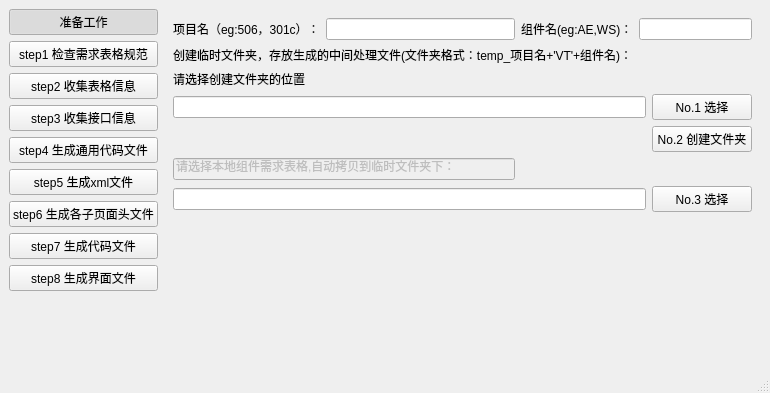
<?xml version="1.0" encoding="UTF-8"?>
<ui version="4.0">
 <class>MainWindow</class>
 <widget class="QMainWindow" name="MainWindow">
  <property name="geometry">
   <rect>
    <x>0</x>
    <y>0</y>
    <width>770</width>
    <height>393</height>
   </rect>
  </property>
  <property name="windowTitle">
   <string>MainWindow</string>
  </property>
  <widget class="QWidget" name="centralwidget">
   <layout class="QGridLayout" name="gridLayout_15">
    <item row="0" column="0">
     <layout class="QGridLayout" name="gridLayout_9">
      <item row="3" column="0">
       <widget class="QPushButton" name="step3_qtb">
        <property name="text">
         <string>step3 收集接口信息</string>
        </property>
        <property name="checkable">
         <bool>true</bool>
        </property>
       </widget>
      </item>
      <item row="7" column="0">
       <widget class="QPushButton" name="step7_qtb">
        <property name="text">
         <string>step7 生成代码文件</string>
        </property>
        <property name="checkable">
         <bool>true</bool>
        </property>
       </widget>
      </item>
      <item row="4" column="0">
       <widget class="QPushButton" name="step4_qtb">
        <property name="text">
         <string>step4 生成通用代码文件</string>
        </property>
        <property name="checkable">
         <bool>true</bool>
        </property>
       </widget>
      </item>
      <item row="1" column="0">
       <widget class="QPushButton" name="step1_qtb">
        <property name="text">
         <string>step1 检查需求表格规范</string>
        </property>
        <property name="checkable">
         <bool>true</bool>
        </property>
        <property name="checked">
         <bool>false</bool>
        </property>
       </widget>
      </item>
      <item row="5" column="0">
       <widget class="QPushButton" name="step5_qtb">
        <property name="text">
         <string>step5 生成xml文件</string>
        </property>
        <property name="checkable">
         <bool>true</bool>
        </property>
       </widget>
      </item>
      <item row="6" column="0">
       <widget class="QPushButton" name="step6_qtb">
        <property name="text">
         <string>step6 生成各子页面头文件</string>
        </property>
        <property name="checkable">
         <bool>true</bool>
        </property>
       </widget>
      </item>
      <item row="0" column="0">
       <widget class="QPushButton" name="prepare_qtb">
        <property name="text">
         <string>准备工作</string>
        </property>
        <property name="checkable">
         <bool>true</bool>
        </property>
        <property name="checked">
         <bool>true</bool>
        </property>
       </widget>
      </item>
      <item row="8" column="0">
       <widget class="QPushButton" name="step8_qtb">
        <property name="text">
         <string>step8 生成界面文件</string>
        </property>
        <property name="checkable">
         <bool>true</bool>
        </property>
       </widget>
      </item>
      <item row="2" column="0">
       <widget class="QPushButton" name="step2_qtb">
        <property name="text">
         <string>step2 收集表格信息</string>
        </property>
        <property name="checkable">
         <bool>true</bool>
        </property>
       </widget>
      </item>
     </layout>
    </item>
    <item row="0" column="1" rowspan="2">
     <widget class="QStackedWidget" name="stackedWidget">
      <property name="currentIndex">
       <number>0</number>
      </property>
      <widget class="QWidget" name="page_9">
       <layout class="QGridLayout" name="gridLayout_10">
        <item row="0" column="0">
         <widget class="QLabel" name="label_2">
          <property name="text">
           <string>项目名（eg:506，301c）：</string>
          </property>
         </widget>
        </item>
        <item row="0" column="1">
         <widget class="QLineEdit" name="projectName_qle"/>
        </item>
        <item row="0" column="2">
         <widget class="QLabel" name="label_3">
          <property name="text">
           <string>组件名(eg:AE,WS)：</string>
          </property>
         </widget>
        </item>
        <item row="0" column="3" colspan="2">
         <widget class="QLineEdit" name="componentName_qle"/>
        </item>
        <item row="1" column="0" colspan="3">
         <widget class="QLabel" name="label">
          <property name="text">
           <string>创建临时文件夹，存放生成的中间处理文件(文件夹格式：temp_项目名+'VT'+组件名)：</string>
          </property>
         </widget>
        </item>
        <item row="1" column="3" colspan="2">
         <spacer name="horizontalSpacer">
          <property name="orientation">
           <enum>Qt::Horizontal</enum>
          </property>
          <property name="sizeHint" stdset="0">
           <size>
            <width>151</width>
            <height>13</height>
           </size>
          </property>
         </spacer>
        </item>
        <item row="2" column="0">
         <widget class="QLabel" name="label_4">
          <property name="text">
           <string>请选择创建文件夹的位置</string>
          </property>
         </widget>
        </item>
        <item row="3" column="4">
         <widget class="QPushButton" name="tempdir_qpb">
          <property name="minimumSize">
           <size>
            <width>100</width>
            <height>0</height>
           </size>
          </property>
          <property name="maximumSize">
           <size>
            <width>50</width>
            <height>16777215</height>
           </size>
          </property>
          <property name="text">
           <string>No.1 选择</string>
          </property>
         </widget>
        </item>
        <item row="4" column="0" colspan="4">
         <spacer name="horizontalSpacer_2">
          <property name="orientation">
           <enum>Qt::Horizontal</enum>
          </property>
          <property name="sizeHint" stdset="0">
           <size>
            <width>485</width>
            <height>20</height>
           </size>
          </property>
         </spacer>
        </item>
        <item row="4" column="4">
         <widget class="QPushButton" name="createTempDir_qpb">
          <property name="text">
           <string>No.2 创建文件夹</string>
          </property>
         </widget>
        </item>
        <item row="5" column="0" colspan="2">
         <widget class="QLineEdit" name="lineEdit_3">
          <property name="enabled">
           <bool>false</bool>
          </property>
          <property name="text">
           <string>请选择本地组件需求表格,自动拷贝到临时文件夹下：</string>
          </property>
         </widget>
        </item>
        <item row="6" column="4">
         <widget class="QPushButton" name="filebtn_1">
          <property name="minimumSize">
           <size>
            <width>50</width>
            <height>0</height>
           </size>
          </property>
          <property name="text">
           <string>No.3 选择</string>
          </property>
         </widget>
        </item>
        <item row="7" column="0" colspan="5">
         <spacer name="verticalSpacer_3">
          <property name="orientation">
           <enum>Qt::Vertical</enum>
          </property>
          <property name="sizeHint" stdset="0">
           <size>
            <width>518</width>
            <height>171</height>
           </size>
          </property>
         </spacer>
        </item>
        <item row="5" column="2" colspan="3">
         <spacer name="horizontalSpacer_6">
          <property name="orientation">
           <enum>Qt::Horizontal</enum>
          </property>
          <property name="sizeHint" stdset="0">
           <size>
            <width>40</width>
            <height>20</height>
           </size>
          </property>
         </spacer>
        </item>
        <item row="6" column="0" colspan="4">
         <widget class="QLineEdit" name="xlsfileName_qle"/>
        </item>
        <item row="3" column="0" colspan="4">
         <widget class="QLineEdit" name="tempdir_qle"/>
        </item>
       </layout>
      </widget>
      <widget class="QWidget" name="page">
       <layout class="QGridLayout" name="gridLayout_16">
        <item row="0" column="0">
         <widget class="QTabWidget" name="tabWidget_xuqiu_qtw">
          <property name="currentIndex">
           <number>0</number>
          </property>
          <widget class="QWidget" name="tab_1">
           <attribute name="title">
            <string>需求表格检查结果</string>
           </attribute>
           <layout class="QGridLayout" name="gridLayout_12">
            <item row="0" column="0">
             <widget class="QPushButton" name="check_requirement_qpb">
              <property name="minimumSize">
               <size>
                <width>130</width>
                <height>0</height>
               </size>
              </property>
              <property name="maximumSize">
               <size>
                <width>300</width>
                <height>16777215</height>
               </size>
              </property>
              <property name="text">
               <string>检查需求表格规范</string>
              </property>
             </widget>
            </item>
            <item row="0" column="1">
             <spacer name="horizontalSpacer_3">
              <property name="orientation">
               <enum>Qt::Horizontal</enum>
              </property>
              <property name="sizeHint" stdset="0">
               <size>
                <width>556</width>
                <height>20</height>
               </size>
              </property>
             </spacer>
            </item>
            <item row="1" column="0" colspan="2">
             <widget class="QTextEdit" name="resultOutput_qte">
              <property name="html">
               <string>&lt;!DOCTYPE HTML PUBLIC &quot;-//W3C//DTD HTML 4.0//EN&quot; &quot;http://www.w3.org/TR/REC-html40/strict.dtd&quot;&gt;
&lt;html&gt;&lt;head&gt;&lt;meta name=&quot;qrichtext&quot; content=&quot;1&quot; /&gt;&lt;style type=&quot;text/css&quot;&gt;
p, li { white-space: pre-wrap; }
&lt;/style&gt;&lt;/head&gt;&lt;body style=&quot; font-family:'SimSun'; font-size:9pt; font-weight:400; font-style:normal;&quot;&gt;
&lt;p style=&quot;-qt-paragraph-type:empty; margin-top:0px; margin-bottom:0px; margin-left:0px; margin-right:0px; -qt-block-indent:0; text-indent:0px;&quot;&gt;&lt;br /&gt;&lt;/p&gt;&lt;/body&gt;&lt;/html&gt;</string>
              </property>
             </widget>
            </item>
           </layout>
          </widget>
          <widget class="QWidget" name="tab_2">
           <attribute name="title">
            <string>需求表格规范约定</string>
           </attribute>
           <layout class="QGridLayout" name="gridLayout_2">
            <item row="0" column="0">
             <widget class="QTextEdit" name="requirement_rule_qte">
              <property name="html">
               <string>&lt;!DOCTYPE HTML PUBLIC &quot;-//W3C//DTD HTML 4.0//EN&quot; &quot;http://www.w3.org/TR/REC-html40/strict.dtd&quot;&gt;
&lt;html&gt;&lt;head&gt;&lt;meta name=&quot;qrichtext&quot; content=&quot;1&quot; /&gt;&lt;style type=&quot;text/css&quot;&gt;
p, li { white-space: pre-wrap; }
&lt;/style&gt;&lt;/head&gt;&lt;body style=&quot; font-family:'SimSun'; font-size:9pt; font-weight:400; font-style:normal;&quot;&gt;
&lt;p style=&quot; margin-top:0px; margin-bottom:0px; margin-left:0px; margin-right:0px; -qt-block-indent:0; text-indent:0px;&quot;&gt;&lt;span style=&quot; color:#0b0b0b;&quot;&gt;关于单位：&lt;/span&gt;&lt;/p&gt;
&lt;p style=&quot; margin-top:0px; margin-bottom:0px; margin-left:0px; margin-right:0px; -qt-block-indent:0; text-indent:0px;&quot;&gt;&lt;span style=&quot; font-family:'Courier New'; font-style:italic; color:#0b0b0b;&quot;&gt;1、&lt;/span&gt;&lt;span style=&quot; color:#0b0b0b;&quot;&gt;参数如果没有单位，填写none,防止有单位的参数漏填&lt;/span&gt;&lt;/p&gt;
&lt;p style=&quot; margin-top:0px; margin-bottom:0px; margin-left:0px; margin-right:0px; -qt-block-indent:0; text-indent:0px;&quot;&gt;&lt;span style=&quot; color:#0b0b0b;&quot;&gt;2、有单位，判断是否是国际单位。&lt;/span&gt;&lt;/p&gt;
&lt;p style=&quot; margin-top:0px; margin-bottom:0px; margin-left:0px; margin-right:0px; -qt-block-indent:0; text-indent:0px;&quot;&gt;&lt;span style=&quot; color:#0b0b0b;&quot;&gt;关于数据类型：&lt;/span&gt;&lt;/p&gt;
&lt;p style=&quot; margin-top:0px; margin-bottom:0px; margin-left:0px; margin-right:0px; -qt-block-indent:0; text-indent:0px;&quot;&gt;&lt;span style=&quot; color:#0b0b0b;&quot;&gt;1、使用SMEE内置单位，SMEE_BOOL,SMEE_FLOAT,SMEE_DOUBLE,...&lt;/span&gt;&lt;/p&gt;
&lt;p style=&quot; margin-top:0px; margin-bottom:0px; margin-left:0px; margin-right:0px; -qt-block-indent:0; text-indent:0px;&quot;&gt;&lt;span style=&quot; color:#0b0b0b;&quot;&gt;关于精度：&lt;/span&gt;&lt;/p&gt;
&lt;p style=&quot; margin-top:0px; margin-bottom:0px; margin-left:0px; margin-right:0px; -qt-block-indent:0; text-indent:0px;&quot;&gt;&lt;span style=&quot; color:#0b0b0b;&quot;&gt;1、如果没有指定，整型为0,浮点型为6，其他补none.&lt;/span&gt;&lt;/p&gt;
&lt;p style=&quot; margin-top:0px; margin-bottom:0px; margin-left:0px; margin-right:0px; -qt-block-indent:0; text-indent:0px;&quot;&gt;&lt;span style=&quot; color:#0b0b0b;&quot;&gt;关于步长：&lt;/span&gt;&lt;/p&gt;
&lt;p style=&quot; margin-top:0px; margin-bottom:0px; margin-left:0px; margin-right:0px; -qt-block-indent:0; text-indent:0px;&quot;&gt;&lt;span style=&quot; color:#0b0b0b;&quot;&gt;1、输入参数，有范围，整形为1，其他根据精度确定。&lt;/span&gt;&lt;/p&gt;
&lt;p style=&quot; margin-top:0px; margin-bottom:0px; margin-left:0px; margin-right:0px; -qt-block-indent:0; text-indent:0px;&quot;&gt;&lt;span style=&quot; color:#0b0b0b;&quot;&gt;关于默认值：&lt;/span&gt;&lt;/p&gt;
&lt;p style=&quot; margin-top:0px; margin-bottom:0px; margin-left:0px; margin-right:0px; -qt-block-indent:0; text-indent:0px;&quot;&gt;&lt;span style=&quot; color:#0b0b0b;&quot;&gt;1、输出参数，默认值一律填none。&lt;/span&gt;&lt;/p&gt;
&lt;p style=&quot; margin-top:0px; margin-bottom:0px; margin-left:0px; margin-right:0px; -qt-block-indent:0; text-indent:0px;&quot;&gt;&lt;span style=&quot; color:#0b0b0b;&quot;&gt;2、输入参数，有参数范围的，按实际需求填写。没有要求的，一律none。&lt;/span&gt;&lt;/p&gt;
&lt;p style=&quot; margin-top:0px; margin-bottom:0px; margin-left:0px; margin-right:0px; -qt-block-indent:0; text-indent:0px;&quot;&gt;&lt;span style=&quot; color:#0b0b0b;&quot;&gt;3、默认值在参数范围区间内。&lt;/span&gt;&lt;/p&gt;
&lt;p style=&quot; margin-top:0px; margin-bottom:0px; margin-left:0px; margin-right:0px; -qt-block-indent:0; text-indent:0px;&quot;&gt;&lt;span style=&quot; color:#0b0b0b;&quot;&gt;关于参数范围：&lt;/span&gt;&lt;/p&gt;
&lt;p style=&quot; margin-top:0px; margin-bottom:0px; margin-left:0px; margin-right:0px; -qt-block-indent:0; text-indent:0px;&quot;&gt;&lt;span style=&quot; color:#0b0b0b;&quot;&gt;1、只有输入参数才有范围，没有范围补none。&lt;/span&gt;&lt;/p&gt;
&lt;p style=&quot; margin-top:0px; margin-bottom:0px; margin-left:0px; margin-right:0px; -qt-block-indent:0; text-indent:0px;&quot;&gt;&lt;span style=&quot; color:#0b0b0b;&quot;&gt;2、输出范围，脚本一律自动补none。&lt;/span&gt;&lt;/p&gt;
&lt;p style=&quot; margin-top:0px; margin-bottom:0px; margin-left:0px; margin-right:0px; -qt-block-indent:0; text-indent:0px;&quot;&gt;&lt;span style=&quot; color:#0b0b0b;&quot;&gt;关于参数标签：&lt;/span&gt;&lt;/p&gt;
&lt;p style=&quot; margin-top:0px; margin-bottom:0px; margin-left:0px; margin-right:0px; -qt-block-indent:0; text-indent:0px;&quot;&gt;&lt;span style=&quot; color:#0b0b0b;&quot;&gt;1、单词首字母大写，空格隔开，专有名词按实际填写。&lt;/span&gt;&lt;/p&gt;
&lt;p style=&quot; margin-top:0px; margin-bottom:0px; margin-left:0px; margin-right:0px; -qt-block-indent:0; text-indent:0px;&quot;&gt;&lt;span style=&quot; color:#0b0b0b;&quot;&gt;关于表格书写：&lt;/span&gt;&lt;/p&gt;
&lt;p style=&quot; margin-top:0px; margin-bottom:0px; margin-left:0px; margin-right:0px; -qt-block-indent:0; text-indent:0px;&quot;&gt;&lt;span style=&quot; color:#0b0b0b;&quot;&gt;1、不到最后一行，不能有空行&lt;/span&gt;&lt;/p&gt;
&lt;p style=&quot; margin-top:0px; margin-bottom:0px; margin-left:0px; margin-right:0px; -qt-block-indent:0; text-indent:0px;&quot;&gt;&lt;span style=&quot; color:#0b0b0b;&quot;&gt;2、接口无参数时同样要保留信息。&lt;/span&gt;&lt;/p&gt;&lt;/body&gt;&lt;/html&gt;</string>
              </property>
             </widget>
            </item>
           </layout>
          </widget>
         </widget>
        </item>
       </layout>
      </widget>
      <widget class="QWidget" name="page_2">
       <layout class="QGridLayout" name="gridLayout_13">
        <item row="0" column="0">
         <widget class="QTabWidget" name="tabWidget">
          <property name="currentIndex">
           <number>0</number>
          </property>
          <widget class="QWidget" name="tab_4">
           <attribute name="title">
            <string>接口布局</string>
           </attribute>
           <layout class="QGridLayout" name="gridLayout_11">
            <item row="0" column="0">
             <layout class="QGridLayout" name="gridLayout_3">
              <item row="0" column="2">
               <layout class="QVBoxLayout" name="verticalLayout_2">
                <item>
                 <widget class="QLineEdit" name="lineEdit_5">
                  <property name="enabled">
                   <bool>false</bool>
                  </property>
                  <property name="text">
                   <string>接口在界面布局信息如下：</string>
                  </property>
                 </widget>
                </item>
                <item>
                 <widget class="QTreeWidget" name="funs_treeWidget">
                  <column>
                   <property name="text">
                    <string notr="true">1</string>
                   </property>
                  </column>
                 </widget>
                </item>
               </layout>
              </item>
              <item row="0" column="1">
               <layout class="QVBoxLayout" name="verticalLayout_3">
                <item>
                 <spacer name="horizontalSpacer_5">
                  <property name="orientation">
                   <enum>Qt::Horizontal</enum>
                  </property>
                  <property name="sizeHint" stdset="0">
                   <size>
                    <width>40</width>
                    <height>20</height>
                   </size>
                  </property>
                 </spacer>
                </item>
                <item>
                 <widget class="QLineEdit" name="addPageName_qle">
                  <property name="minimumSize">
                   <size>
                    <width>85</width>
                    <height>0</height>
                   </size>
                  </property>
                 </widget>
                </item>
                <item>
                 <widget class="QPushButton" name="addOtherPage_qpb">
                  <property name="text">
                   <string>Add Page</string>
                  </property>
                 </widget>
                </item>
                <item>
                 <spacer name="verticalSpacer_2">
                  <property name="orientation">
                   <enum>Qt::Vertical</enum>
                  </property>
                  <property name="sizeHint" stdset="0">
                   <size>
                    <width>20</width>
                    <height>40</height>
                   </size>
                  </property>
                 </spacer>
                </item>
                <item>
                 <widget class="QToolButton" name="importToTreeWidegt_qpb">
                  <property name="minimumSize">
                   <size>
                    <width>85</width>
                    <height>0</height>
                   </size>
                  </property>
                  <property name="text">
                   <string>&gt;&gt;&gt;</string>
                  </property>
                 </widget>
                </item>
                <item>
                 <widget class="QToolButton" name="deleteFromTreeWidegt_qpb">
                  <property name="minimumSize">
                   <size>
                    <width>85</width>
                    <height>0</height>
                   </size>
                  </property>
                  <property name="text">
                   <string>&lt;&lt;&lt;</string>
                  </property>
                 </widget>
                </item>
                <item>
                 <spacer name="verticalSpacer_4">
                  <property name="orientation">
                   <enum>Qt::Vertical</enum>
                  </property>
                  <property name="sizeHint" stdset="0">
                   <size>
                    <width>20</width>
                    <height>40</height>
                   </size>
                  </property>
                 </spacer>
                </item>
                <item>
                 <widget class="QPushButton" name="check_requirement_qpb2">
                  <property name="text">
                   <string> 收集需求表格信息</string>
                  </property>
                 </widget>
                </item>
               </layout>
              </item>
              <item row="0" column="0">
               <layout class="QVBoxLayout" name="verticalLayout">
                <item>
                 <widget class="QLineEdit" name="lineEdit_4">
                  <property name="enabled">
                   <bool>false</bool>
                  </property>
                  <property name="text">
                   <string>需求表格中的接口列表如下：</string>
                  </property>
                 </widget>
                </item>
                <item>
                 <widget class="QListWidget" name="funs_qlw"/>
                </item>
               </layout>
              </item>
             </layout>
            </item>
           </layout>
          </widget>
          <widget class="QWidget" name="tab_5">
           <attribute name="title">
            <string>需求表格信息</string>
           </attribute>
           <layout class="QGridLayout" name="gridLayout_14">
            <item row="0" column="0">
             <widget class="QLineEdit" name="lineEdit">
              <property name="enabled">
               <bool>false</bool>
              </property>
              <property name="text">
               <string>需求表格信息显示：</string>
              </property>
             </widget>
            </item>
            <item row="0" column="1">
             <spacer name="horizontalSpacer_4">
              <property name="orientation">
               <enum>Qt::Horizontal</enum>
              </property>
              <property name="sizeHint" stdset="0">
               <size>
                <width>381</width>
                <height>20</height>
               </size>
              </property>
             </spacer>
            </item>
            <item row="1" column="0" colspan="2">
             <widget class="QTextEdit" name="resultOutput_qte2"/>
            </item>
           </layout>
          </widget>
         </widget>
        </item>
       </layout>
      </widget>
      <widget class="QWidget" name="page_3">
       <layout class="QGridLayout" name="gridLayout_4">
        <item row="2" column="2">
         <widget class="QPushButton" name="headFileProcess_qpb">
          <property name="text">
           <string>头文件预处理</string>
          </property>
         </widget>
        </item>
        <item row="0" column="2">
         <widget class="QPushButton" name="displayfunsInfo_qpb">
          <property name="text">
           <string>显示头文件列表</string>
          </property>
         </widget>
        </item>
        <item row="1" column="0" colspan="3">
         <widget class="QTableWidget" name="headfilespath_qtb">
          <column>
           <property name="text">
            <string>所需头文件列表：</string>
           </property>
          </column>
          <column>
           <property name="text">
            <string>头文件本地路径：</string>
           </property>
          </column>
         </widget>
        </item>
        <item row="4" column="0" colspan="3">
         <spacer name="verticalSpacer_5">
          <property name="orientation">
           <enum>Qt::Vertical</enum>
          </property>
          <property name="sizeHint" stdset="0">
           <size>
            <width>548</width>
            <height>96</height>
           </size>
          </property>
         </spacer>
        </item>
        <item row="2" column="0" colspan="2">
         <spacer name="horizontalSpacer_8">
          <property name="orientation">
           <enum>Qt::Horizontal</enum>
          </property>
          <property name="sizeHint" stdset="0">
           <size>
            <width>501</width>
            <height>20</height>
           </size>
          </property>
         </spacer>
        </item>
        <item row="0" column="0" colspan="2">
         <spacer name="horizontalSpacer_7">
          <property name="orientation">
           <enum>Qt::Horizontal</enum>
          </property>
          <property name="sizeHint" stdset="0">
           <size>
            <width>441</width>
            <height>17</height>
           </size>
          </property>
         </spacer>
        </item>
        <item row="3" column="2">
         <widget class="QPushButton" name="addenum_qpb">
          <property name="text">
           <string>补充枚举到需求表格</string>
          </property>
         </widget>
        </item>
        <item row="3" column="0">
         <spacer name="horizontalSpacer_9">
          <property name="orientation">
           <enum>Qt::Horizontal</enum>
          </property>
          <property name="sizeHint" stdset="0">
           <size>
            <width>40</width>
            <height>20</height>
           </size>
          </property>
         </spacer>
        </item>
       </layout>
      </widget>
      <widget class="QWidget" name="page_4">
       <layout class="QGridLayout" name="gridLayout">
        <item row="0" column="0">
         <widget class="QLineEdit" name="lineEdit_7">
          <property name="enabled">
           <bool>false</bool>
          </property>
          <property name="text">
           <string>通用代码文件列表：</string>
          </property>
         </widget>
        </item>
        <item row="1" column="0">
         <widget class="QTextEdit" name="textEdit_2"/>
        </item>
       </layout>
      </widget>
      <widget class="QWidget" name="page_5">
       <layout class="QGridLayout" name="gridLayout_5">
        <item row="0" column="0">
         <widget class="QComboBox" name="comboBox">
          <item>
           <property name="text">
            <string>excelFunsXml</string>
           </property>
          </item>
          <item>
           <property name="text">
            <string>excelXmlForUi</string>
           </property>
          </item>
         </widget>
        </item>
        <item row="1" column="0">
         <widget class="QTextEdit" name="textEdit_3"/>
        </item>
       </layout>
      </widget>
      <widget class="QWidget" name="page_6">
       <layout class="QGridLayout" name="gridLayout_6">
        <item row="0" column="0">
         <widget class="QLineEdit" name="lineEdit_8">
          <property name="enabled">
           <bool>false</bool>
          </property>
          <property name="text">
           <string>生成头文件列表：</string>
          </property>
         </widget>
        </item>
        <item row="1" column="0">
         <widget class="QTextEdit" name="textEdit_4"/>
        </item>
       </layout>
      </widget>
      <widget class="QWidget" name="page_7">
       <layout class="QGridLayout" name="gridLayout_8">
        <item row="0" column="0">
         <widget class="QLineEdit" name="lineEdit_9">
          <property name="text">
           <string>生成代码文件：</string>
          </property>
         </widget>
        </item>
        <item row="1" column="0">
         <widget class="QTextEdit" name="textEdit_5"/>
        </item>
       </layout>
      </widget>
      <widget class="QWidget" name="page_8">
       <layout class="QGridLayout" name="gridLayout_7">
        <item row="0" column="0">
         <widget class="QLineEdit" name="lineEdit_10">
          <property name="enabled">
           <bool>false</bool>
          </property>
          <property name="text">
           <string>生成界面文件</string>
          </property>
         </widget>
        </item>
        <item row="1" column="0">
         <widget class="QTextEdit" name="textEdit_6"/>
        </item>
       </layout>
      </widget>
     </widget>
    </item>
    <item row="1" column="0">
     <spacer name="verticalSpacer">
      <property name="orientation">
       <enum>Qt::Vertical</enum>
      </property>
      <property name="sizeHint" stdset="0">
       <size>
        <width>20</width>
        <height>106</height>
       </size>
      </property>
     </spacer>
    </item>
   </layout>
  </widget>
  <widget class="QMenuBar" name="menubar">
   <property name="geometry">
    <rect>
     <x>0</x>
     <y>0</y>
     <width>770</width>
     <height>23</height>
    </rect>
   </property>
  </widget>
  <widget class="QStatusBar" name="statusbar"/>
 </widget>
 <resources/>
 <connections/>
</ui>
